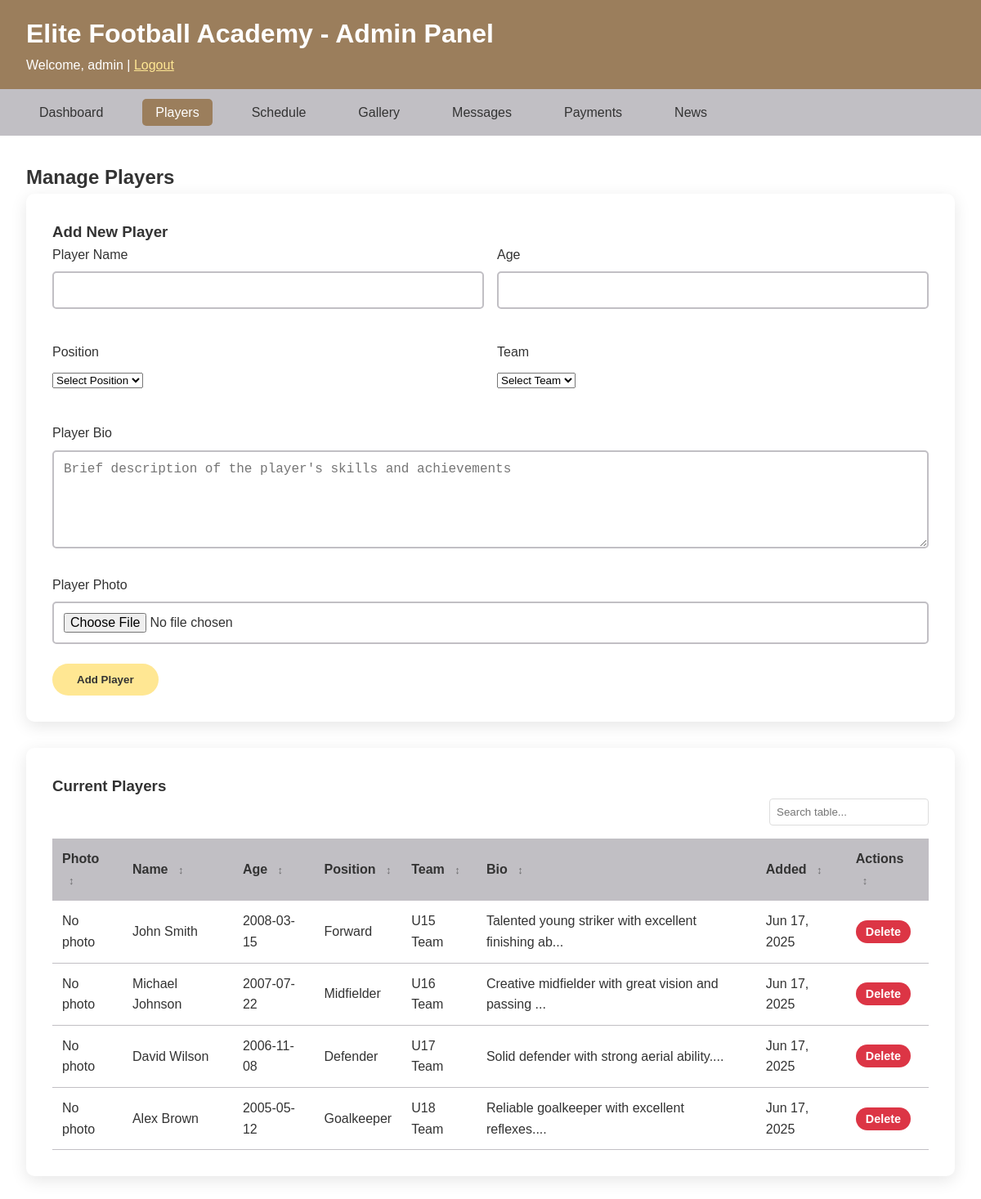
Page /admin/players.php (signed in) on the committed database.
### tables this page shows
CREATE TABLE players (
    id INT AUTO_INCREMENT PRIMARY KEY,
    name VARCHAR(100) NOT NULL,
    age DATE,
    position VARCHAR(50),
    team VARCHAR(50),
    email VARCHAR(100),
    phone VARCHAR(20),
    parent_name VARCHAR(100),
    parent_email VARCHAR(100),
    parent_phone VARCHAR(20),
    address TEXT,
    medical_info TEXT,
    bio TEXT,
    profile_image VARCHAR(255),
    registration_date TIMESTAMP NULL,
    status ENUM('active', 'inactive', 'pending') DEFAULT 'pending',
    created_at TIMESTAMP DEFAULT CURRENT_TIMESTAMP,
    updated_at TIMESTAMP DEFAULT CURRENT_TIMESTAMP ON UPDATE CURRENT_TIMESTAMP,
    INDEX idx_team (team),
    INDEX idx_position (position),
    INDEX idx_status (status),
    INDEX idx_email (email)
);

### admin/players.php (the view, shortened to what this page needs)
<?php
try {
    $pdo = getConnection();
    $stmt = $pdo->query("SELECT * FROM players ORDER BY created_at DESC");
    $players = $stmt->fetchAll(PDO::FETCH_ASSOC);
} catch (PDOException $e) {
    $error = 'Error fetching players: ' . $e->getMessage();
}
?>
<!DOCTYPE html>
<html lang="en">
    <head>
        <link rel="stylesheet" href="../assets/css/style.css">
    </head>
    <body>
        <header class="admin-header">
            <div class="container">
                <h1>Elite Football Academy - Admin Panel</h1>
                <p>Welcome, <?php echo htmlspecialchars($_SESSION['admin_username']); ?> |
                    <a href="logout.php" style="color: var(--primary-gold);">Logout</a>
                </p>
            </div>
        </header>
        <nav class="admin-nav">
            <ul>
                <li><a href="dashboard.php">Dashboard</a></li>
                <li><a href="players.php" class="active">Players</a></li>
                <li><a href="schedule.php">Schedule</a></li>
                <li><a href="gallery.php">Gallery</a></li>
                <li><a href="messages.php">Messages</a></li>
                <li><a href="payments.php">Payments</a></li>
                <li><a href="news.php">News</a></li>
            </ul>
        </nav>
        <div class="admin-content">
            <h2>Manage Players</h2>
            <div class="admin-card">
                <h3>Add New Player</h3>
                <form method="POST" enctype="multipart/form-data">
                    <div style="display: grid; grid-template-columns: 1fr 1fr; gap: 1rem; margin-bottom: 1rem;">
                        <div class="form-group">
                            <label for="name">Player Name</label>
                            <input type="text" id="name" name="name" required>
                        </div>
                        <div class="form-group">
                            <label for="age">Age</label>
                            <input type="number" id="age" name="age" min="8" max="25" required>
                        </div>
                    </div>
                    <div style="display: grid; grid-template-columns: 1fr 1fr; gap: 1rem; margin-bottom: 1rem;">
                        <div class="form-group">
                            <label for="position">Position</label>
                            <select id="position" name="position" required>
                                <option value="">Select Position</option>
                            </select>
                        </div>
                        <div class="form-group">
                            <label for="team">Team</label>
                            <select id="team" name="team" required>
                                <option value="">Select Team</option>
                            </select>
                        </div>
                    </div>
                    <div class="form-group">
                        <label for="bio">Player Bio</label>
                        <textarea id="bio" name="bio" rows="3"
                            placeholder="Brief description of the player's skills and achievements"></textarea>
                    </div>
                    <div class="form-group">
                        <label for="photo">Player Photo</label>
                        <input type="file" id="photo" name="photo" accept="image/*">
                    </div>
                    <button type="submit" class="btn">Add Player</button>
                </form>
            </div>
            <div class="admin-card">
                <h3>Current Players</h3>
                <?php if (empty($players)): ?>
                    <p>No players found.</p>
                <?php else: ?>
                    <table class="admin-table">
                        <thead>
                            <tr>
                                <th>Photo</th>
                                <th>Name</th>
                                <th>Age</th>
                                <th>Position</th>
                                <th>Team</th>
                                <th>Bio</th>
                                <th>Added</th>
                                <th>Actions</th>
                            </tr>
                        </thead>
                        <tbody>
                            <?php foreach ($players as $player): ?>
                                <tr>
                                    <td>
                                        <?php if (!empty($player['photo'])): ?>
                                            <img src="../<?php echo htmlspecialchars($player['photo']); ?>" alt="Player Photo"
                                                style="width: 50px; height: 50px; object-fit: cover; border-radius: 4px;">
                                        <?php else: ?>
                                            <span>No photo</span>
                                        <?php endif; ?>
                                    </td>
                                    <td><?php echo htmlspecialchars($player['name']); ?></td>
                                    <td><?php echo $player['age']; ?></td>
                                    <td><?php echo htmlspecialchars($player['position']); ?></td>
                                    <td><?php echo htmlspecialchars($player['team']); ?></td>
                                    <td><?php echo htmlspecialchars(substr($player['bio'], 0, 50)) . '...'; ?></td>
                                    <td><?php echo date('M j, Y', strtotime($player['created_at'])); ?></td>
                                    <td>
                                        <form method="POST" style="display: inline;"
                                            onsubmit="return confirm('Are you sure you want to delete this player?');">
                                            <button type="submit" class="btn btn-danger btn-small">Delete</button>
                                        </form>
                                    </td>
                                </tr>
                            <?php endforeach; ?>
                        </tbody>
                    </table>
                <?php endif; ?>
            </div>
        </div>
    </body>
</html>

### assets/css/style.css (style rules this page uses)
:root { --primary-gold: #ffe793; --bronze-brown: #9b7e5c; --light-lavender: #c1bfc4; --white: #ffffff; --dark-text: #333333; --light-text: #666666; }
* { margin: 0; padding: 0; box-sizing: border-box; }
body { font-family: "Arial", sans-serif; line-height: 1.6; color: var(--dark-text); background-color: var(--white); }
.btn { display: inline-block; padding: 12px 30px; background-color: var(--primary-gold); color: var(--dark-text); text-decoration: none; border-radius: 25px; font-weight: bold; transition: all 0.3s ease; border: none; cursor: pointer; }
.container { max-width: 1200px; margin: 0 auto; padding: 0 2rem; }
.form-group { margin-bottom: 1.5rem; position: relative; }
.form-group label { display: block; margin-bottom: 0.5rem; color: var(--dark-text); font-weight: 500; }
.form-group input, .form-group textarea { width: 100%; padding: 12px; border: 2px solid var(--light-lavender); border-radius: 5px; font-size: 1rem; transition: border-color 0.3s ease; }
.form-group textarea { height: 120px; resize: vertical; }
.admin-header { background-color: var(--bronze-brown); color: var(--white); padding: 1rem 0; }
.admin-nav { background-color: var(--light-lavender); padding: 1rem 0; }
.admin-nav ul { list-style: none; display: flex; gap: 2rem; max-width: 1200px; margin: 0 auto; padding: 0 2rem; }
.admin-nav a { color: var(--dark-text); text-decoration: none; font-weight: 500; padding: 0.5rem 1rem; border-radius: 5px; transition: background-color 0.3s ease; }
.admin-nav a:hover, .admin-nav a.active { background-color: var(--bronze-brown); color: var(--white); }
.admin-content { max-width: 1200px; margin: 2rem auto; padding: 0 2rem; }
.admin-card { background: var(--white); padding: 2rem; border-radius: 10px; box-shadow: 0 5px 20px rgba(0, 0, 0, 0.1); margin-bottom: 2rem; }
.admin-table { width: 100%; border-collapse: collapse; margin-top: 1rem; }
.admin-table th, .admin-table td { padding: 12px; text-align: left; border-bottom: 1px solid var(--light-lavender); }
.admin-table th { background-color: var(--light-lavender); font-weight: bold; }
.btn-small { padding: 6px 12px; font-size: 0.9rem; margin-right: 0.5rem; }
.btn-danger { background-color: #dc3545; color: var(--white); }
html { scroll-behavior: smooth; }
.table-responsive table { min-width: 600px; }

### rows in the picture
players: name "John Smith", age "2008-03-15", position "Forward", team "U15 Team", bio "Talented young striker with excellent finishing ab", created_at "Jun 17, 2025"
players: name "Michael Johnson", age "2007-07-22", position "Midfielder", team "U16 Team", bio "Creative midfielder with great vision and passing", created_at "Jun 17, 2025"
players: name "David Wilson", age "2006-11-08", position "Defender", team "U17 Team", bio "Solid defender with strong aerial ability.", created_at "Jun 17, 2025"
players: name "Alex Brown", age "2005-05-12", position "Goalkeeper", team "U18 Team", bio "Reliable goalkeeper with excellent reflexes.", created_at "Jun 17, 2025"

### other values in the picture
$_SESSION['admin_username'] "admin"
